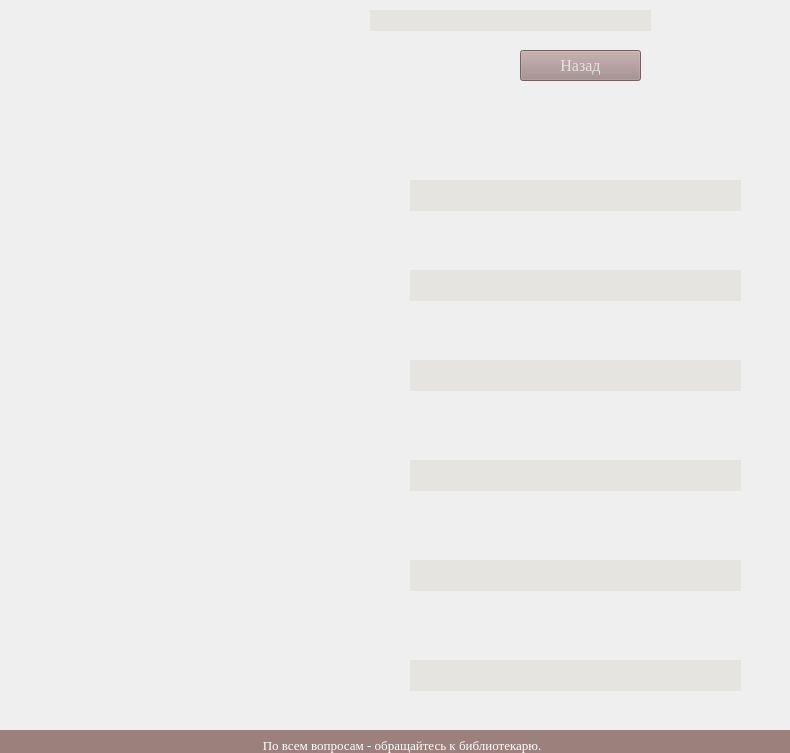
<?xml version="1.0" encoding="UTF-8"?>
<ui version="4.0">
 <class>User_data</class>
 <widget class="QMainWindow" name="User_data">
  <property name="geometry">
   <rect>
    <x>0</x>
    <y>0</y>
    <width>790</width>
    <height>753</height>
   </rect>
  </property>
  <property name="minimumSize">
   <size>
    <width>790</width>
    <height>753</height>
   </size>
  </property>
  <property name="maximumSize">
   <size>
    <width>790</width>
    <height>753</height>
   </size>
  </property>
  <property name="windowTitle">
   <string>User data - Cataloging Department</string>
  </property>
  <property name="windowIcon">
   <iconset>
    <normaloff>Эмблема2.png</normaloff>Эмблема2.png</iconset>
  </property>
  <widget class="QWidget" name="centralwidget">
   <widget class="QLabel" name="label__udata_phone">
    <property name="geometry">
     <rect>
      <x>410</x>
      <y>460</y>
      <width>331</width>
      <height>31</height>
     </rect>
    </property>
    <property name="font">
     <font>
      <family>Georgia</family>
      <pointsize>14</pointsize>
      <weight>75</weight>
      <bold>true</bold>
     </font>
    </property>
    <property name="styleSheet">
     <string notr="true">background-color: rgb(229, 228, 224);
color: rgb(86, 54, 57);</string>
    </property>
    <property name="text">
     <string/>
    </property>
    <property name="alignment">
     <set>Qt::AlignCenter</set>
    </property>
   </widget>
   <widget class="QLabel" name="label__udata_bth">
    <property name="geometry">
     <rect>
      <x>410</x>
      <y>560</y>
      <width>331</width>
      <height>31</height>
     </rect>
    </property>
    <property name="font">
     <font>
      <family>Georgia</family>
      <pointsize>14</pointsize>
      <weight>75</weight>
      <bold>true</bold>
     </font>
    </property>
    <property name="styleSheet">
     <string notr="true">background-color: rgb(229, 228, 224);
color: rgb(86, 54, 57);</string>
    </property>
    <property name="text">
     <string/>
    </property>
    <property name="alignment">
     <set>Qt::AlignCenter</set>
    </property>
   </widget>
   <widget class="QLabel" name="label__udata_registr">
    <property name="geometry">
     <rect>
      <x>410</x>
      <y>660</y>
      <width>331</width>
      <height>31</height>
     </rect>
    </property>
    <property name="font">
     <font>
      <family>Georgia</family>
      <pointsize>14</pointsize>
      <weight>75</weight>
      <bold>true</bold>
     </font>
    </property>
    <property name="styleSheet">
     <string notr="true">background-color: rgb(229, 228, 224);
color: rgb(86, 54, 57);</string>
    </property>
    <property name="text">
     <string/>
    </property>
    <property name="alignment">
     <set>Qt::AlignCenter</set>
    </property>
   </widget>
   <widget class="QLabel" name="label_user_name">
    <property name="geometry">
     <rect>
      <x>370</x>
      <y>10</y>
      <width>281</width>
      <height>21</height>
     </rect>
    </property>
    <property name="font">
     <font>
      <family>Georgia</family>
      <pointsize>14</pointsize>
      <weight>50</weight>
      <bold>false</bold>
      <kerning>true</kerning>
     </font>
    </property>
    <property name="styleSheet">
     <string notr="true">background-color: rgb(229, 228, 224);
color: rgb(86, 54, 57);</string>
    </property>
    <property name="text">
     <string/>
    </property>
    <property name="alignment">
     <set>Qt::AlignCenter</set>
    </property>
   </widget>
   <widget class="QPushButton" name="btn_back">
    <property name="geometry">
     <rect>
      <x>520</x>
      <y>50</y>
      <width>121</width>
      <height>31</height>
     </rect>
    </property>
    <property name="font">
     <font>
      <family>Georgia</family>
      <pointsize>12</pointsize>
      <weight>50</weight>
      <bold>false</bold>
     </font>
    </property>
    <property name="styleSheet">
     <string notr="true">background-color: rgb(161, 137, 137);
color: rgb(229, 228, 224);</string>
    </property>
    <property name="text">
     <string>Назад</string>
    </property>
   </widget>
   <widget class="QLabel" name="label__udata_lname">
    <property name="geometry">
     <rect>
      <x>410</x>
      <y>270</y>
      <width>331</width>
      <height>31</height>
     </rect>
    </property>
    <property name="font">
     <font>
      <family>Georgia</family>
      <pointsize>14</pointsize>
      <weight>75</weight>
      <bold>true</bold>
     </font>
    </property>
    <property name="styleSheet">
     <string notr="true">background-color: rgb(229, 228, 224);
color: rgb(86, 54, 57);</string>
    </property>
    <property name="text">
     <string/>
    </property>
    <property name="alignment">
     <set>Qt::AlignCenter</set>
    </property>
   </widget>
   <widget class="QLabel" name="label__udata_name">
    <property name="geometry">
     <rect>
      <x>410</x>
      <y>180</y>
      <width>331</width>
      <height>31</height>
     </rect>
    </property>
    <property name="font">
     <font>
      <family>Georgia</family>
      <pointsize>14</pointsize>
      <weight>75</weight>
      <bold>true</bold>
     </font>
    </property>
    <property name="styleSheet">
     <string notr="true">background-color: rgb(229, 228, 224);
color: rgb(86, 54, 57);</string>
    </property>
    <property name="text">
     <string/>
    </property>
    <property name="alignment">
     <set>Qt::AlignCenter</set>
    </property>
   </widget>
   <widget class="QLabel" name="label">
    <property name="geometry">
     <rect>
      <x>-10</x>
      <y>0</y>
      <width>801</width>
      <height>759</height>
     </rect>
    </property>
    <property name="minimumSize">
     <size>
      <width>801</width>
      <height>759</height>
     </size>
    </property>
    <property name="maximumSize">
     <size>
      <width>801</width>
      <height>759</height>
     </size>
    </property>
    <property name="text">
     <string/>
    </property>
    <property name="pixmap">
     <pixmap>data1.png</pixmap>
    </property>
   </widget>
   <widget class="QLabel" name="lab_info">
    <property name="geometry">
     <rect>
      <x>0</x>
      <y>730</y>
      <width>801</width>
      <height>31</height>
     </rect>
    </property>
    <property name="font">
     <font>
      <family>Georgia</family>
      <pointsize>10</pointsize>
     </font>
    </property>
    <property name="styleSheet">
     <string notr="true">background-color: rgb(156, 128, 124);
color: rgb(255, 255, 255);</string>
    </property>
    <property name="text">
     <string> По всем вопросам - обращайтесь к библиотекарю.</string>
    </property>
    <property name="alignment">
     <set>Qt::AlignCenter</set>
    </property>
   </widget>
   <widget class="QLabel" name="label__udata_address">
    <property name="geometry">
     <rect>
      <x>410</x>
      <y>360</y>
      <width>331</width>
      <height>31</height>
     </rect>
    </property>
    <property name="font">
     <font>
      <family>Georgia</family>
      <pointsize>10</pointsize>
      <weight>75</weight>
      <bold>true</bold>
     </font>
    </property>
    <property name="styleSheet">
     <string notr="true">background-color: rgb(229, 228, 224);
color: rgb(86, 54, 57);</string>
    </property>
    <property name="text">
     <string/>
    </property>
    <property name="alignment">
     <set>Qt::AlignCenter</set>
    </property>
   </widget>
   <zorder>label</zorder>
   <zorder>label__udata_phone</zorder>
   <zorder>label__udata_bth</zorder>
   <zorder>label__udata_registr</zorder>
   <zorder>label_user_name</zorder>
   <zorder>btn_back</zorder>
   <zorder>label__udata_lname</zorder>
   <zorder>label__udata_name</zorder>
   <zorder>lab_info</zorder>
   <zorder>label__udata_address</zorder>
  </widget>
 </widget>
 <resources>
  <include location="Курсовая.qrc"/>
 </resources>
 <connections/>
</ui>
